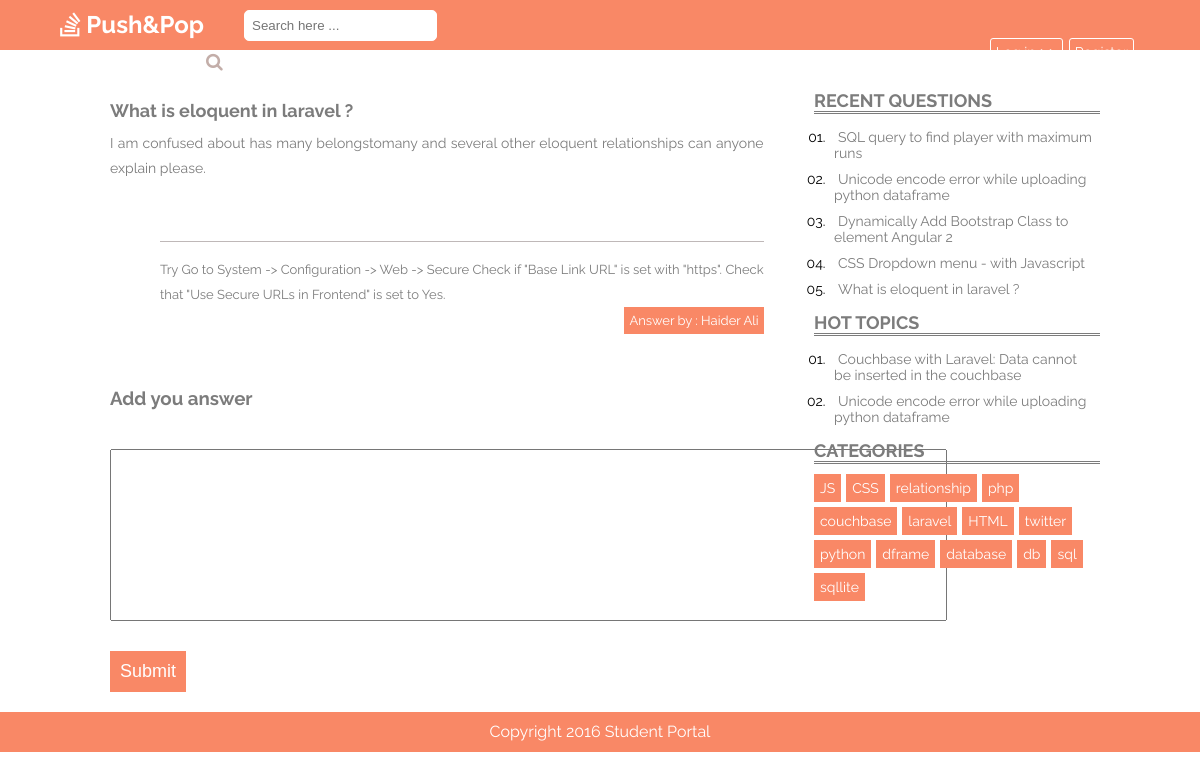
/single.php?id=13, run on the app's committed database.
### tables this page shows
CREATE TABLE `question` (
  `id` int(10) NOT NULL,
  `user_id` int(10) NOT NULL,
  `title` varchar(120) NOT NULL,
  `description` varchar(1000) NOT NULL,
  `created_at` date NOT NULL
);

CREATE TABLE `answer` (
  `id` int(10) NOT NULL,
  `user_id` int(11) NOT NULL,
  `question_id` int(11) NOT NULL,
  `description` text NOT NULL
);

CREATE TABLE `user` (
  `id` int(10) NOT NULL,
  `name` varchar(55) NOT NULL,
  `email` varchar(55) NOT NULL,
  `qualification` varchar(55) NOT NULL,
  `profession` varchar(55) NOT NULL,
  `bio` varchar(55) NOT NULL,
  `website` varchar(55) NOT NULL,
  `password` varchar(55) NOT NULL
);

CREATE TABLE `tags` (
  `id` int(11) NOT NULL,
  `tag_name` varchar(55) NOT NULL
);

### components/php/questionClass.php (called while the page is built, shortened)
<?php
class question{
    public function getQuestion($id){
        global $pdo;
        $q = $pdo->prepare('SELECT * from question where id=?');
        $res = $q->execute(array($id));
        $q->setFetchMode(PDO::FETCH_ASSOC);
        $row = $q->fetch();
        return $row;
    }
}

### components/php/answerClass.php (called while the page is built, shortened)
<?php
class answer{
    public function getanswer($id){
        global $pdo;
        $q = $pdo->prepare('SELECT a.description, u.name from answer a join user u on a.user_id = u.id where question_id=?');
        $res = $q->execute(array($id));
        $q->setFetchMode(PDO::FETCH_ASSOC);
        if ($q->rowCount()){
            while($row = $q->fetch()){
                $anscollection[] = $row;
            }
            return $anscollection;
        }else {
            return 0;
        }
    }
}
?>

### components/php/sidebarClass.php (called while the page is built, shortened)
<?php
class sidebar{
    public function getTags(){
        global $pdo;
        $q = $pdo->query('SELECT * FROM tags');
        $tags = [];
        $res = $q->execute();
        $q->setFetchMode(PDO::FETCH_ASSOC);
        while($row = $q->fetch()){
            $tags[]=$row;
        }
        return $tags;
    }
    public function trendingQuestion(){
        global $pdo;
        $q = $pdo->query('SELECT * FROM question order by id desc limit 5');
        $rowsQuestion = [];
        $res = $q->execute();
        $q->setFetchMode(PDO::FETCH_ASSOC);
        while($row = $q->fetch()){
            $rowsQuestion[]=$row;
        }
        return $rowsQuestion;
    }
    public function hotQuestion(){
        global $pdo;
        $q = $pdo->query('select q.id,q.title, count(a.question_id) as rep from question q join answer a on q.id = a.question_id group by a.question_id having rep > 1 limit 10
');
        $rowsQuestion = [];
        $res = $q->execute();
        $q->setFetchMode(PDO::FETCH_ASSOC);
        while($row = $q->fetch()){
            $rowsQuestion[]=$row;
        }
        return $rowsQuestion;
    }
}
?>

### single.php (the view, shortened to what this page needs)
<?php
include "components/php/dbConnection.php";
include "components/php/questionClass.php";
include "components/php/answerClass.php";
include "components/php/sidebarClass.php";
$sidebarhandler = new sidebar();
$singleQuestion = new question();
$questionId = $_GET['id'];
$single = $singleQuestion->getQuestion($questionId);
$postAnswer = new answer();
$answer = $postAnswer->getAnswer($questionId);
?>
<?php include "components/php/header.php" ?>
<div class="wrapper">
    <div class="main-content">
        <div class="single-post">
            <h2 class="post-title"><?php echo $single['title'] ?></h2>
            <p class="description"><?php echo $single['description'] ?></p>
            <?php if($answer != 0) :?>
            <?php foreach($answer as $ans) : ?>
            <div class="single-post-footer">
                <div class="answer">
                    <p><?php echo $ans['description']?></p>
                    <div class="answer-by"><span>Answer by : </span><?php echo $ans['name']?></div>
                </div>
            </div>
            <?php endforeach ?>
            <?php endif ?>
            <div class="comment">
                <h3>Add you answer</h3>
                <form action="" method="post">
                    <textarea name="answer" id="" cols="100" rows="10" required></textarea>
                    <input type="submit" value="submit" name="submitAnswer">
                </form>
            </div>
        </div>
    </div>
    <?php include "components/php/sidebar.php" ?>
</div>
<?php include "components/php/footer.php" ?>

### components/php/sidebar.php
<?php
$tags = $sidebarhandler->getTags();
$trendingQuestion = $sidebarhandler->trendingQuestion();
$hotQuestion = $sidebarhandler->hotQuestion();
?>
<div class="sidebar">
    <div class="trending-topics">
        <h2>Recent Questions</h2>
        <ul>
            <?php foreach($trendingQuestion as $ques):?>
            <li><a href="single.php?id=<?php echo $ques['id']; ?>"><?php echo $ques['title']; ?></a></li>
            <?php endforeach ?>
        </ul>
    </div>
    <div class="trending-topics">
        <h2>Hot Topics</h2>
        <ul>
            <?php foreach($hotQuestion as $ques):?>
            <li><a href="single.php?id=<?php echo $ques['id']; ?>"><?php echo $ques['title']; ?></a></li>
            <?php endforeach ?>
        </ul>
    </div>
    <div class="categories-widget">
        <h2>Categories</h2>
        <ul class="cats">
            <?php foreach($tags as $tag):?>
            <li><a href="singleCat.php?id=<?php echo $tag['id']; ?>"><?php echo $tag['tag_name']; ?></a></li>
            <?php endforeach ?>
        </ul>
    </div>
</div>

### styles.css (style rules this page uses)
* { margin: 0px; padding: 0px; }
body { font-family: 'Raleway', sans-serif; }
.wrapper { width: 85%; margin: 0 auto; margin-top: 80px; }
.main-content { float:left; width:68%; }
h2.post-title { font-size: 18px; margin-bottom: 10px; display: inline-block; color: #7c7c7c; }
p.description { font-size: 14px; line-height: 25px; }
.sidebar { width: 30%; float : right; font-size:14px; }
.sidebar div { margin: 10px; }
.sidebar h2 { color: #7c7c7c; margin-bottom: 10px; font-size: 18px; text-transform: uppercase; border-bottom: 3px double #7c7c7c; }
.trending-topics ul { list-style-type: decimal-leading-zero; margin-left:15px; }
.trending-topics ul li { padding:5px; }
.categories-widget ul li a { background: #F98866; float: left; margin-right: 5px; margin-bottom: 5px; color: #FFF; text-decoration: none; }
.categories-widget ul { list-style: none; }
.categories-widget ul li a { padding:5px; background:#F98866; border: 1px solid #F98866; }
.sidebar .trending-topics a { text-decoration: none; color:#7c7c7c; padding:4px; }
.single-post { margin:20px; color:#7c7c7c; text-align: justify; }
.single-post-footer { margin-left:50px; margin-top:60px; padding-top:15px; margin-bottom:50px; line-height: 25px; border-top: 1px solid #bfb8b8; }
div.answer-by { float: right; background:#F98866; padding:1px 5px 1px 5px; color:white; }
div.answer:before { content:close-quote; }
div.answer { font-size: 13px; }
div.comment { margin-top:80px; }
.comment h3 { margin-bottom:40px; }
.comment textarea { resize:none; padding:10px; }
.comment input { background: #F98866; padding: 9px; cursor: pointer; color:white; margin-top:30px; font-size: 18px; text-transform: capitalize; border:1px solid #F98866; }

### data on the page
question: title "What is eloquent in laravel ?", description "I am confused about has many belongstomany and several other eloquent relationships can anyone explain please."
answer: description "Try Go to System -> Configuration -> Web -> Secure Check if \"Base Link URL\" is set with \"https\". Check that \"Use Secure URLs in Frontend\" is set to Yes.", user.name "Haider Ali"
question: title "SQL query to find player with maximum runs"
question: title "Unicode encode error while uploading python dataframe"
question: title "Dynamically Add Bootstrap Class to element Angular 2"
question: title "CSS Dropdown menu - with Javascript"
question: title "Couchbase with Laravel: Data cannot be inserted in the couchbase"
tags: tag_name "JS"
tags: tag_name "CSS"
tags: tag_name "relationship"
tags: tag_name "php"
tags: tag_name "couchbase"
tags: tag_name "laravel"
tags: tag_name "HTML"
tags: tag_name "twitter"
tags: tag_name "python"
tags: tag_name "dframe"
tags: tag_name "database"
tags: tag_name "db"
tags: tag_name "sql"
tags: tag_name "sqllite"
